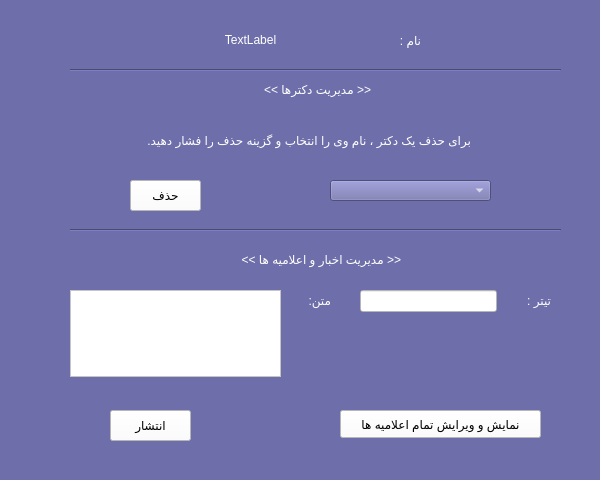
<?xml version="1.0" encoding="UTF-8"?>
<ui version="4.0">
 <class>admin_firstpage</class>
 <widget class="QWidget" name="admin_firstpage">
  <property name="geometry">
   <rect>
    <x>0</x>
    <y>0</y>
    <width>600</width>
    <height>480</height>
   </rect>
  </property>
  <property name="windowTitle">
   <string>صفحه ادمین</string>
  </property>
  <property name="styleSheet">
   <string notr="true">background-color:rgb(110, 110, 170)</string>
  </property>
  <widget class="QLabel" name="label_2">
   <property name="geometry">
    <rect>
     <x>70</x>
     <y>130</y>
     <width>401</width>
     <height>20</height>
    </rect>
   </property>
   <property name="styleSheet">
    <string notr="true">color : white;</string>
   </property>
   <property name="text">
    <string>برای حذف یک دکتر ، نام وی را انتخاب و گزینه حذف را فشار دهید.</string>
   </property>
  </widget>
  <widget class="QPushButton" name="pushButton">
   <property name="geometry">
    <rect>
     <x>130</x>
     <y>180</y>
     <width>71</width>
     <height>31</height>
    </rect>
   </property>
   <property name="styleSheet">
    <string notr="true">background-color:white;
color: rgb(0, 0, 0);</string>
   </property>
   <property name="text">
    <string>حذف</string>
   </property>
  </widget>
  <widget class="QComboBox" name="comboBox">
   <property name="geometry">
    <rect>
     <x>330</x>
     <y>180</y>
     <width>161</width>
     <height>21</height>
    </rect>
   </property>
   <property name="styleSheet">
    <string notr="true">color : white;</string>
   </property>
  </widget>
  <widget class="Line" name="line">
   <property name="geometry">
    <rect>
     <x>70</x>
     <y>220</y>
     <width>491</width>
     <height>20</height>
    </rect>
   </property>
   <property name="orientation">
    <enum>Qt::Horizontal</enum>
   </property>
  </widget>
  <widget class="QLabel" name="label">
   <property name="geometry">
    <rect>
     <x>150</x>
     <y>30</y>
     <width>201</width>
     <height>20</height>
    </rect>
   </property>
   <property name="styleSheet">
    <string notr="true">color : white;
align=&quot;center&quot;;</string>
   </property>
   <property name="text">
    <string>&lt;html&gt;&lt;head/&gt;&lt;body&gt;&lt;p align=&quot;center&quot;&gt;TextLabel&lt;/p&gt;&lt;/body&gt;&lt;/html&gt;</string>
   </property>
  </widget>
  <widget class="QLabel" name="label_6">
   <property name="geometry">
    <rect>
     <x>370</x>
     <y>30</y>
     <width>51</width>
     <height>20</height>
    </rect>
   </property>
   <property name="styleSheet">
    <string notr="true">color : white;</string>
   </property>
   <property name="text">
    <string>نام : </string>
   </property>
  </widget>
  <widget class="QLabel" name="label_Post">
   <property name="geometry">
    <rect>
     <x>180</x>
     <y>250</y>
     <width>221</width>
     <height>20</height>
    </rect>
   </property>
   <property name="styleSheet">
    <string notr="true">color : white;</string>
   </property>
   <property name="text">
    <string>&lt;&lt; مدیریت اخبار و اعلامیه ها &gt;&gt;</string>
   </property>
  </widget>
  <widget class="Line" name="line_2">
   <property name="geometry">
    <rect>
     <x>70</x>
     <y>60</y>
     <width>491</width>
     <height>20</height>
    </rect>
   </property>
   <property name="orientation">
    <enum>Qt::Horizontal</enum>
   </property>
  </widget>
  <widget class="QLabel" name="label_Doctor">
   <property name="geometry">
    <rect>
     <x>180</x>
     <y>80</y>
     <width>191</width>
     <height>20</height>
    </rect>
   </property>
   <property name="styleSheet">
    <string notr="true">color : white;</string>
   </property>
   <property name="text">
    <string>&lt;&lt; مدیریت دکترها &gt;&gt;</string>
   </property>
  </widget>
  <widget class="QLabel" name="label_7">
   <property name="geometry">
    <rect>
     <x>500</x>
     <y>290</y>
     <width>51</width>
     <height>20</height>
    </rect>
   </property>
   <property name="styleSheet">
    <string notr="true">color : white;</string>
   </property>
   <property name="text">
    <string>تیتر :</string>
   </property>
  </widget>
  <widget class="QLabel" name="label_8">
   <property name="geometry">
    <rect>
     <x>280</x>
     <y>290</y>
     <width>51</width>
     <height>20</height>
    </rect>
   </property>
   <property name="styleSheet">
    <string notr="true">color : white;</string>
   </property>
   <property name="text">
    <string>متن:</string>
   </property>
  </widget>
  <widget class="QLineEdit" name="lineEdit_subject">
   <property name="geometry">
    <rect>
     <x>360</x>
     <y>290</y>
     <width>137</width>
     <height>22</height>
    </rect>
   </property>
   <property name="styleSheet">
    <string notr="true">background-color: white
</string>
   </property>
  </widget>
  <widget class="QPushButton" name="pushButton_savenews">
   <property name="geometry">
    <rect>
     <x>110</x>
     <y>410</y>
     <width>81</width>
     <height>31</height>
    </rect>
   </property>
   <property name="styleSheet">
    <string notr="true">background-color:white;
color: rgb(0, 0, 0);</string>
   </property>
   <property name="text">
    <string>انتشار</string>
   </property>
  </widget>
  <widget class="QPlainTextEdit" name="plainTextEdit">
   <property name="geometry">
    <rect>
     <x>70</x>
     <y>290</y>
     <width>211</width>
     <height>87</height>
    </rect>
   </property>
   <property name="styleSheet">
    <string notr="true">background-color: white
</string>
   </property>
  </widget>
  <widget class="QPushButton" name="pushButton_2">
   <property name="geometry">
    <rect>
     <x>340</x>
     <y>410</y>
     <width>201</width>
     <height>28</height>
    </rect>
   </property>
   <property name="styleSheet">
    <string notr="true">background-color:white;
color: rgb(0, 0, 0);

</string>
   </property>
   <property name="text">
    <string>نمایش و ویرایش تمام اعلامیه ها</string>
   </property>
  </widget>
 </widget>
 <resources/>
 <connections/>
</ui>
